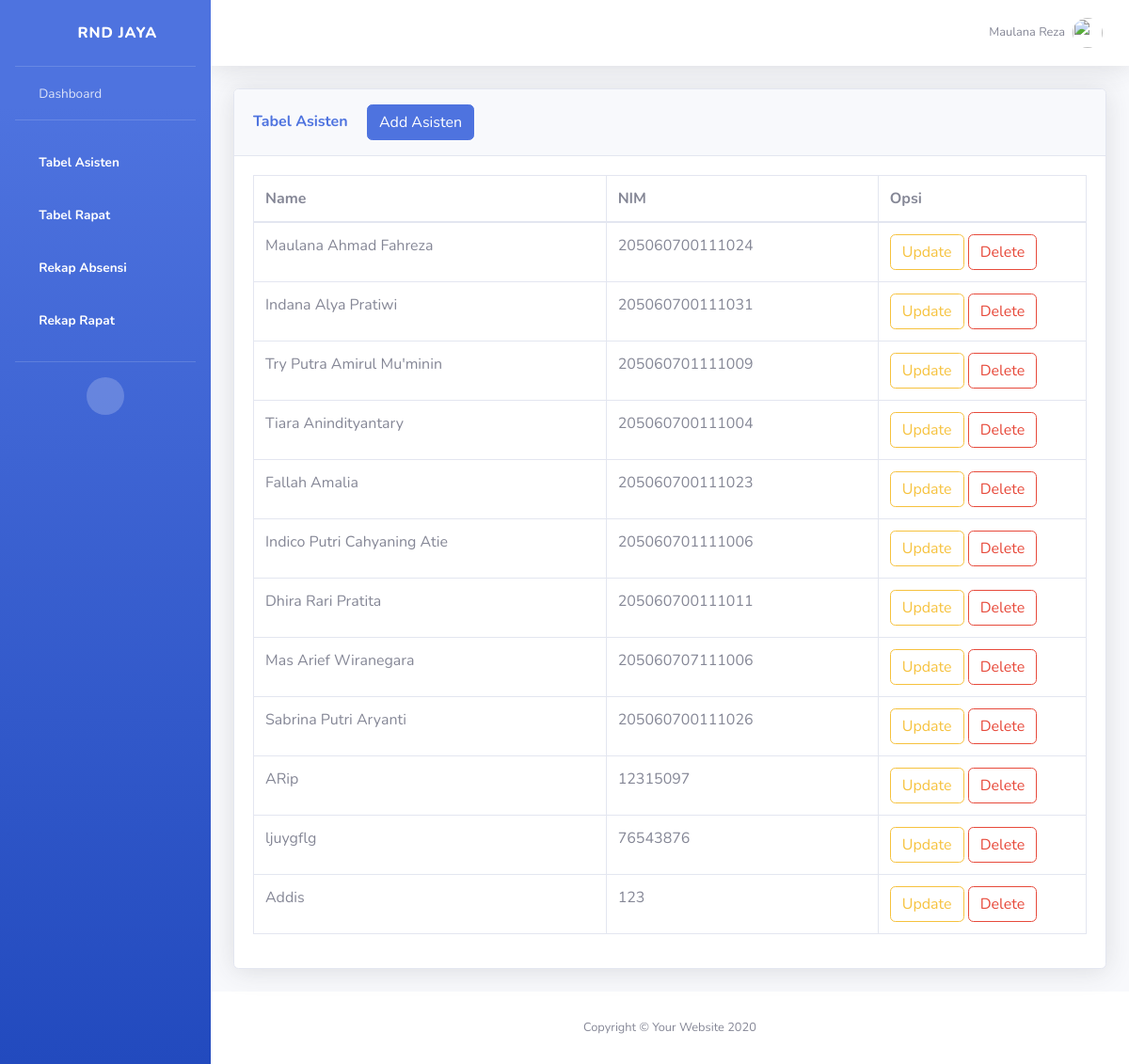
Screenshot of /tablesasisten.html with the database file from the repository.
### notulensi_app/models.py (models this page shows, shortened)
class Asisten(models.Model):
  nim = models.CharField(max_length=30, primary_key=True, null=False)
  nama = models.CharField(max_length=100)

### notulensi_app/views.py (the view)
# urls.py: path('tablesasisten.html', views.tabelasisten, name="tabelasisten"),
def tabelasisten(request):
  if request.method == "POST":
    addnama= request.POST["nama"]
    addnim = request.POST["nim"]
    add_asisten = Asisten(nim=addnim, nama=addnama)
    add_asisten.save()
    return HttpResponseRedirect('tablesasisten.html')
  else:
    asist = Asisten.objects.all()
  return render(request, 'tablesasisten.html', {
    "asisten" : asist
  })

### notulensi_app/templates/tablesasisten.html (shortened to what this page needs)
{%load static%}
<!DOCTYPE html>
<html lang="en">
<head>
    <link href="{% static 'website/vendor/fontawesome-free/css/all.min.css'%}" rel="stylesheet" type="text/css">
    <link href="{% static 'website/css/sb-admin-2.min.css'%}" rel="stylesheet">
    <link href="{% static 'website/vendor/datatables/dataTables.bootstrap4.min.css'%}" rel="stylesheet">
</head>
<body id="page-top">
    <div id="wrapper">
        <ul class="navbar-nav bg-gradient-primary sidebar sidebar-dark accordion" id="accordionSidebar">
            <a class="sidebar-brand d-flex align-items-center justify-content-center" href="index.html">
                <div class="sidebar-brand-icon rotate-n-15">
                    <i class="fas fa-laugh-wink"></i>
                </div>
                <div class="sidebar-brand-text mx-3">RND JAYA</div>
            </a>
            <hr class="sidebar-divider my-0">
            <li class="nav-item">
                <a class="nav-link" href="index.html">
                    <i class="fas fa-fw fa-tachometer-alt"></i>
                    <span>Dashboard</span></a>
            </li>
            <hr class="sidebar-divider">
            <div>
            <li class="nav-item active">
                <a class="nav-link" href="tablesasisten.html">
                    <i class="fas fa-fw fa-table"></i>
                    <span>Tabel Asisten </span></a></li>
            <li class="nav-item active">
                <a class="nav-link" href="tablerapat.html">
                    <i class="fas fa-fw fa-table"></i>
                    <span>Tabel Rapat</span></a>
            </li>
            <li class="nav-item active">
                <a class="nav-link" href="rekapabsen.html">
                    <i class="fas fa-fw fa-table"></i>
                    <span>Rekap Absensi</span></a>
            </li>
            <li class="nav-item active">
                <a class="nav-link" href="rekaprapat.html">
                    <i class="fas fa-fw fa-table"></i>
                    <span>Rekap Rapat</span></a>
            </li>
        </div>
            <hr class="sidebar-divider d-none d-md-block">
            <div class="text-center d-none d-md-inline">
                <button class="rounded-circle border-0" id="sidebarToggle"></button>
            </div>
        </ul>
        <div id="content-wrapper" class="d-flex flex-column">
            <div id="content">
                <nav class="navbar navbar-expand navbar-light bg-white topbar mb-4 static-top shadow">
                    <ul class="navbar-nav ml-auto">
                        <li class="nav-item dropdown no-arrow mx-1">
                            <a class="nav-link dropdown-toggle" href="#" id="alertsDropdown" role="button"
                                data-toggle="dropdown" aria-haspopup="true" aria-expanded="false">
                            </a>
                        </li>
                        <li class="nav-item dropdown no-arrow mx-1">
                            <a class="nav-link dropdown-toggle" href="#" id="messagesDropdown" role="button"
                                data-toggle="dropdown" aria-haspopup="true" aria-expanded="false">
                            </a>
                        </li>
                        <li class="nav-item dropdown no-arrow">
                            <a class="nav-link dropdown-toggle" href="#" id="userDropdown" role="button"
                                data-toggle="dropdown" aria-haspopup="true" aria-expanded="false">
                                <span class="mr-2 d-none d-lg-inline text-gray-600 small">Maulana Reza</span>
                                <img class="img-profile rounded-circle"
                                    src="{% static 'website/img/undraw_profile.jpg'%}">
                            </a>
                        </li>
                    </ul>
                </nav>
                <div class="container-fluid">
                    <div class="card shadow mb-4">
                        <div class="card-header py-3">
                            <h6 class="m-0 font-weight-bold text-primary">Tabel Asisten
                                <button type="button" class="btn btn-primary ml-3" data-toggle="modal" data-target="#asistenmodal">
                                    Add Asisten
                                  </button>  </h6>
                        </div>
                        <div class="card-body">
                            <div class="table-responsive">
                                <table class="table table-bordered" id="dataTable" width="100%" cellspacing="0">
                                    <thead>
                                        <tr>
                                            <th>Name</th>
                                            <th>NIM</th>
                                            <th style="align-items: center;" class="w-25" >Opsi</th>
                                        </tr>
                                    </thead>
                                    <tbody>
                                        {% for user in asisten %}
                                        <tr>
                                            <td> {{ user.nama }} </td>
                                            <td> {{ user.nim }} </td>
                                            <td>
                                                <a href="{% url 'asisten-edit' user.nim %}" class="btn btn-outline-warning">Update</a>
                                                <a href="{% url 'asisten-delete' user.nim %}" class="btn btn-outline-danger">Delete</a>
                                            </td>
                                        </tr>
                                        {% endfor %}
                                    </tbody>
                                </table>
                            </div>
                        </div>
                    </div>
                </div>
            </div>
            <footer class="sticky-footer bg-white">
                <div class="container my-auto">
                    <div class="copyright text-center my-auto">
                        <span>Copyright &copy; Your Website 2020</span>
                    </div>
                </div>
            </footer>
        </div>
    </div>
</body>
</html>

### rows the page displays
Asisten: nama "Maulana Ahmad Fahreza", nim "205060700111024"
Asisten: nama "Indana Alya Pratiwi", nim "205060700111031"
Asisten: nama "Try Putra Amirul Mu'minin", nim "205060701111009"
Asisten: nama "Tiara Anindityantary", nim "205060700111004"
Asisten: nama "Fallah Amalia", nim "205060700111023"
Asisten: nama "Indico Putri Cahyaning Atie", nim "205060701111006"
Asisten: nama "Dhira Rari Pratita", nim "205060700111011"
Asisten: nama "Mas Arief Wiranegara", nim "205060707111006"
Asisten: nama "Sabrina Putri Aryanti", nim "205060700111026"
Asisten: nama "ARip", nim "12315097"
Asisten: nama "ljuygflg", nim "76543876"
Asisten: nama "Addis", nim "123"
